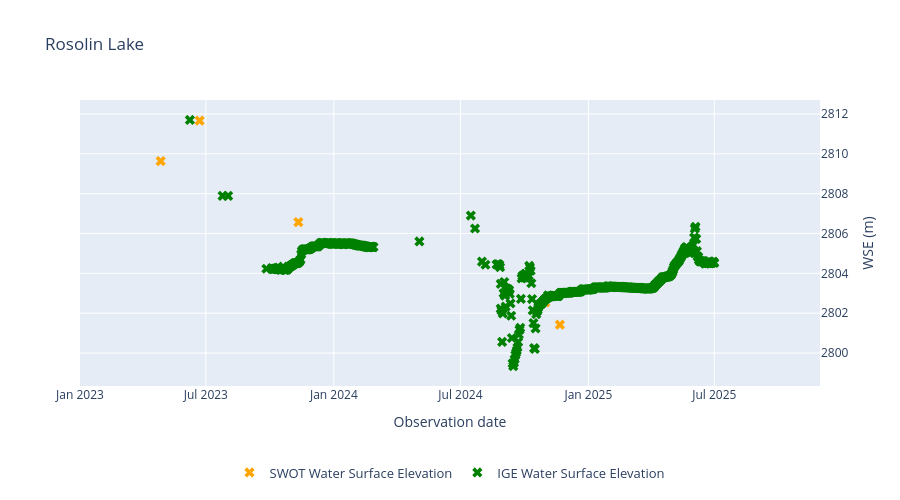

Notebook code for this chart:
### Code cell
import plotly.graph_objects as go

# Create base figure
fig = go.Figure()

# --- Second y-axis (WSE SWOT) ---
fig.add_trace(
    go.Scatter(
        x=wse_by_day.index,
        y=wse_by_day,
        mode="markers",
        marker_symbol="x",
        marker_size=9,
        marker_color="orange",
        name="SWOT Water Surface Elevation",
        yaxis="y"
    )
)

# --- Second y-axis (WSE FOEN) ---
fig.add_trace(
    go.Scatter(
        x=data_IGE.data.index,
        y=data_IGE.data["NiveauLac_m"],
        mode="markers",
        marker_symbol="x",
        marker_size=9,
        marker_color="green",
        name="IGE Water Surface Elevation",
        yaxis="y"
    )
)

# --- Layout ---
fig.update_layout(
    title="Rosolin Lake",
    width=900,
    height=500,

    # Axes
    xaxis=dict(
        title="Observation date",
        range=[pd.Timestamp("2023-01-01"), pd.Timestamp("2025-11-30")]
    ),
    yaxis=dict(
        title="WSE (m)",
        overlaying="y",
        side="right",
    ),

    # Legend centered at bottom
    legend=dict(
        orientation="h",
        y=-0.25,
        x=0.5,
        xanchor="center",
        yanchor="top",
        font=dict(size=13)
    ),
    margin=dict(b=100)
)

# Save figure
fig.show()

### Figure 1 — Plotly figure (JSON) as saved in the notebook; plotly's stock layout.template omitted (floating-point values rounded to 4 significant figures; data arrays with more than 128 entries replaced by an {"elided": "..."} marker saying what was removed)
{"data": [{"marker": {"color": "orange", "size": 9, "symbol": "x"}, "mode": "markers", "name": "SWOT Water Surface Elevation", "x": ["2023-04-27", "2023-06-22", "2023-11-11", "2024-10-31", "2024-11-21"], "y": [2810.0, 2812.0, 2807.0, 2803.0, 2801.0], "yaxis": "y", "type": "scatter"}, {"marker": {"color": "green", "size": 9, "symbol": "x"}, "mode": "markers", "name": "IGE Water Surface Elevation", "x": {"elided": "654 str values"}, "y": {"elided": "654 float values"}, "yaxis": "y", "type": "scatter"}], "layout": {"xaxis": {"title": {"text": "Observation date"}, "range": ["2023-01-01T00:00:00", "2025-11-30T00:00:00"]}, "yaxis": {"title": {"text": "WSE (m)"}, "overlaying": "y", "side": "right"}, "legend": {"font": {"size": 13}, "orientation": "h", "y": -0.25, "x": 0.5, "xanchor": "center", "yanchor": "top"}, "margin": {"b": 100}, "title": {"text": "Rosolin Lake"}, "width": 900, "height": 500}}
